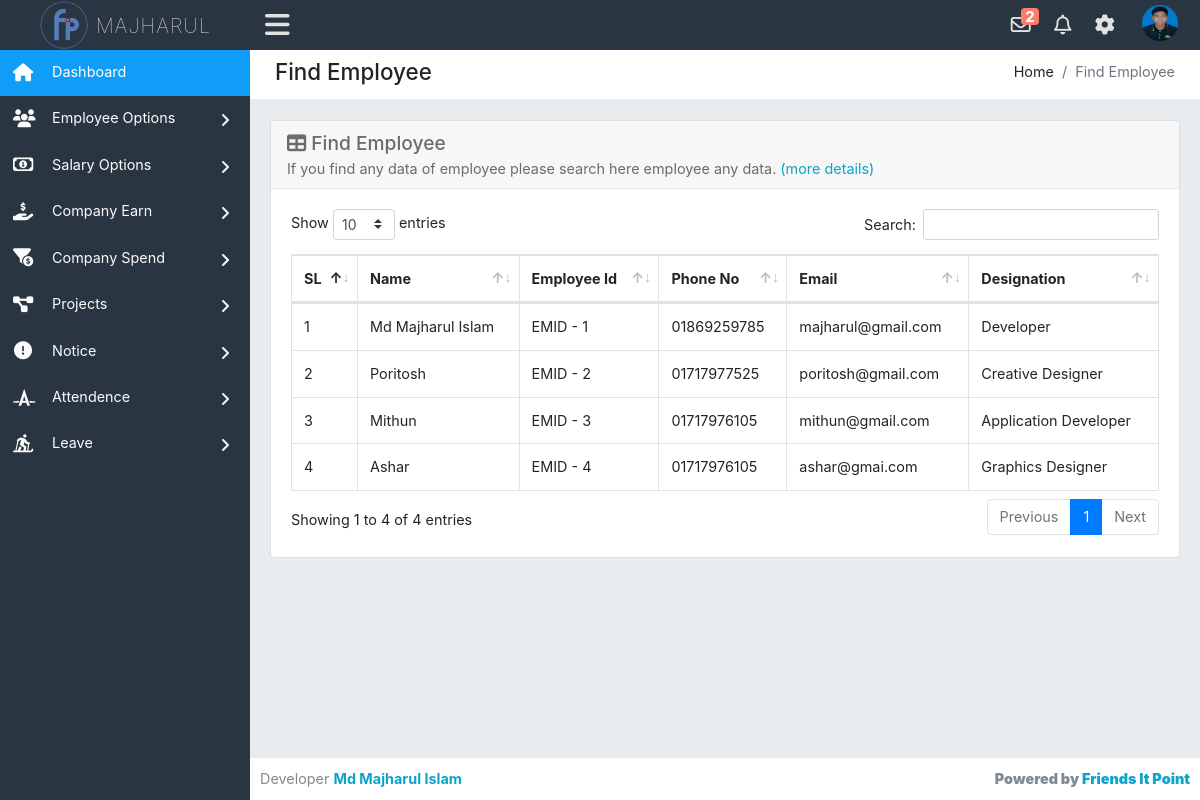
/admin/emfind.php (signed in), run on the app's committed database.
### tables this page shows
CREATE TABLE `employee_info` (
  `id` int(11) NOT NULL,
  `employee_id` int(50) NOT NULL,
  `emp_fullname` varchar(100) NOT NULL,
  `emp_mail` varchar(50) NOT NULL,
  `emp_phone` int(20) NOT NULL,
  `emp_designation` varchar(50) NOT NULL,
  `emp_salary` varchar(50) NOT NULL,
  `emp_address` varchar(100) NOT NULL,
  `emp_password` varchar(150) NOT NULL,
  `emp_bio` varchar(1000) NOT NULL,
  `profile_pic` varchar(50) NOT NULL,
  `register_timedate` timestamp NOT NULL DEFAULT current_timestamp(),
  `total_salary` varchar(100) NOT NULL
);

### admin/emfind.php (the view)
<?php require_once('header.php'); ?>
<div class="row">
    <div class="col-xl-12">
        <div class="breadcrumb-holder">
            <h1 class="main-title float-left">Find Employee</h1>
            <ol class="breadcrumb float-right">
                <li class="breadcrumb-item">Home</li>
                <li class="breadcrumb-item active">Find Employee</li>
            </ol>
            <div class="clearfix"></div>
        </div>
    </div>
</div>
<div class="row">
    <div class="col-xs-12 col-sm-12 col-md-12 col-lg-12 col-xl-12">
        <div class="card mb-3">
            <div class="card-header">
                <h3><i class="fas fa-table"></i> Find Employee</h3>
               	If you find any data of employee please search here employee any data.
                <a target="_blank" href="emAll.php">(more details)</a>
            </div>
            <div class="card-body">
                <div class="table-responsive">
                    <div id="dataTable_wrapper" class="dataTables_wrapper dt-bootstrap4 no-footer">
                    	<div class="row">
                    		<div class="col-sm-12">
                    			<table id="dataTable" class="table table-bordered table-hover display dataTable no-footer" style="width: 100%;" role="grid" aria-describedby="dataTable_info">
                        			<thead>
			                            <tr role="row">
			                            	<th class="sorting_asc" tabindex="0" aria-controls="dataTable" rowspan="1" colspan="1" aria-sort="ascending">SL
			                            	</th>
			                            	<th class="sorting" tabindex="0" aria-controls="dataTable" rowspan="1" colspan="1">Name
			                            	</th>
			                            	<th class="sorting" tabindex="0" aria-controls="dataTable" rowspan="1" colspan="1">Employee Id
			                            	</th>
			                            	<th class="sorting" tabindex="0" aria-controls="dataTable" rowspan="1" colspan="1">Phone No
			                            	</th>
			                            	<th class="sorting" tabindex="0" aria-controls="dataTable" rowspan="1" colspan="1">Email
			                            	</th>
			                            	<th class="sorting" tabindex="0" aria-controls="dataTable" rowspan="1" colspan="1">Designation
			                            	</th>
			                            </tr>
                        			</thead>
                    				<tbody>
                    					<?php
                    						$stm = $pdo->prepare('SELECT * FROM employee_info ORDER BY employee_id ASC');
                    						$stm->execute();
                    						$result = $stm->fetchAll(PDO::FETCH_ASSOC);
                    						$sl = 1;
                    						foreach($result as $row) :
                    					 ?>
				                    	<tr role="row">
				                    		<td><?php echo $sl;$sl++; ?></td>
				                    		<td><?php echo $row['emp_fullname']; ?></td>
				                    		<td>EMID - <?php echo $row['employee_id']; ?></td>
				                    		<td>0<?php echo $row['emp_phone']; ?></td>
				                    		<td><?php echo $row['emp_mail']; ?></td>
				                    		<td><?php echo $row['emp_designation']; ?></td>
				                    	</tr>
				                    <?php endforeach; ?>
				                    </tbody>
				                </table>
				            </div>
				        </div>
        			</div>
                </div>
            </div>
        </div>
    </div>
</div>
<?php require_once('footer.php'); ?>

### admin/header.php (shortened to what this page needs)
<?php require_once('../config.php'); ?>
<!DOCTYPE html>
<html lang="en">
<head>
    <link href="../assets/css/bootstrap.min.css" rel="stylesheet" type="text/css" />
    <link href="../assets/font-awesome/css/all.css" rel="stylesheet" type="text/css" />
    <link rel="stylesheet" href="../fancybox-master/dist/jquery.fancybox.min.css">
    <link rel="stylesheet" href="../livedatetime/clock.css">
    <link rel="stylesheet" href="../livedatetime/calendar.css">
    <link href='https://netdna.bootstrapcdn.com/font-awesome/3.2.1/css/font-awesome.css' rel='stylesheet' type='text/css'>
    <link rel="stylesheet" type="text/css" href="../assets/css/dataTables.bootstrap.min.css" />
    <link rel="stylesheet" type="text/css" href="../assets/plugins/datatables/datatables.min.css" />
    <link href="../assets/css/style.css" rel="stylesheet" type="text/css" />
</head>
<body class="adminbody">
    <div id="main">
        <div class="headerbar">
            <?php
                $stm = $pdo->prepare('SELECT * FROM admin_info WHERE admin_id=?');
                $stm->execute(array($_SESSION['logged_in']));
                $rslt = $stm->fetchAll(PDO::FETCH_ASSOC);
                foreach($rslt as $row) :
            ?>
            <div class="headerbar-left">
                <a href="index.php" class="logo">
                    <img alt="Logo" src="../assets/images/logo.png" />
                    <span><?php echo $row['admin_name']; ?></span>
                </a>
            </div>
            <nav class="navbar-custom">
                <ul class="list-inline float-right mb-0">
                    <li class="list-inline-item dropdown notif">
                        <a class="nav-link dropdown-toggle arrow-none" data-toggle="dropdown" href="#" aria-haspopup="false" aria-expanded="false">
                            <i class="far fa-envelope"></i>
                            <?php
                                $notify_s = $pdo->prepare('SELECT * FROM notification WHERE type=? AND status=? ORDER BY date DESC');
                                $notify_s->execute(array('salary','unread'));
                                $notify_result = $notify_s->fetchAll(PDO::FETCH_ASSOC);
                                if(count($notify_result) > 0 ) :
                             ?>
                            <span class="mycounter"><?php echo count($notify_result); ?></span>
                            <?php endif; ?>
                        </a>
                        <?php if(count($notify_result) > 0 ) :
                               foreach ($notify_result as $notifyr) :
                            ?>
                                    <?php
                                        $empname = $pdo->prepare('SELECT * FROM employee_info WHERE id=?');
                                        $empname->execute(array($notifyr['emp_id']));
                                        $emp_infos = $empname->fetchAll(PDO::FETCH_ASSOC);
                                     ?>
                        <?php endforeach; endif; ?>
                    </li>
                    <li class="list-inline-item dropdown notif">
                        <a class="nav-link dropdown-toggle arrow-none" data-toggle="dropdown" href="#" aria-haspopup="false" aria-expanded="false">
                            <i class="far fa-bell"></i>
                        </a>
                    </li>
                    <li class="list-inline-item dropdown notif">
                        <a class="nav-link dropdown-toggle arrow-none" data-toggle="dropdown" href="#" aria-haspopup="false" aria-expanded="false">
                            <i class="fas fa-cog"></i>
                        </a>
                    </li>
                    <li class="list-inline-item dropdown notif">
                        <a class="nav-link dropdown-toggle nav-user" data-toggle="dropdown" href="#" aria-haspopup="false" aria-expanded="false">
                            <?php if($row['admin_pic'] != 'avatar') : ?>
                            <img src="../uploads/<?php echo $row['admin_pic']; ?>" alt="Profile image" class="avatar-rounded">
                            <?php else : ?>
                            <img src="../assets/images/avatars/admin.png" alt="Profile image" class="avatar-rounded">
                        </a>
                        <?php endif; endforeach; ?>
                    </li>
                </ul>
                <ul class="list-inline menu-left mb-0">
                    <li class="float-left">
                        <button class="button-menu-mobile open-left">
                            <i class="fas fa-bars"></i>
                        </button>
                    </li>
                </ul>
            </nav>
        </div>
        <div class="left main-sidebar">
            <div class="sidebar-inner leftscroll">
                <div id="sidebar-menu">
                    <ul>
                        <li class="submenu">
                            <a class="active" href="index.php">
                                <i class="fas fa-home"></i>
                                <span> Dashboard </span>
                            </a>
                        </li>
                        <li class="submenu">
                            <a id="tables" href="#">
                                <i class="fas fa-users"></i>
                                <span> Employee Options </span>
                                <span class="menu-arrow"></span>
                            </a>
                        </li>
                        <li class="submenu">
                            <a id="tables" href="#">
                                <i class="far fa-money-bill-alt"></i>
                                <span> Salary Options </span>
                                <span class="menu-arrow"></span>
                            </a>
                        </li>
                        <li class="submenu">
                            <a id="tables" href="#">
                                <i class="fas fa-hand-holding-usd"></i>
                                <span> Company Earn </span>
                                <span class="menu-arrow"></span>
                            </a>
                        </li>
                        <li class="submenu">
                            <a id="tables" href="#">
                                <i class="fas fa-funnel-dollar"></i>
                                <span> Company Spend </span>
                                <span class="menu-arrow"></span>
                            </a>
                        </li>
                        <li class="submenu">
                            <a id="tables" href="#">
                                <i class="fas fa-project-diagram"></i>
                                <span> Projects </span>
                                <span class="menu-arrow"></span>
                            </a>
                        </li>
                        <li class="submenu">
                            <a id="tables" href="#">
                                <i class="fas fa-exclamation-circle"></i>
                                <span> Notice </span>
                                <span class="menu-arrow"></span>
                            </a>
                        </li>
                        <li class="submenu">
                            <a id="tables" href="#">
                                <i class="fab fa-autoprefixer"></i>
                                <span> Attendence </span>
                                <span class="menu-arrow"></span>
                            </a>
                        </li>
                        <li class="submenu">
                            <a id="tables" href="#">
                                <i class="fas fa-skiing-nordic"></i>
                                <span> Leave </span>
                                <span class="menu-arrow"></span>
                            </a>
                        </li>
                    </ul>
                </div>
            </div>
        </div>
        <div class="content-page">
            <div class="content">
                <div class="container-fluid">

### livedatetime/clock.css (style rules this page uses)
* { margin: 0; padding: 0; box-sizing: border-box; }

### data on the page
employee_info: emp_fullname "Md Majharul Islam", employee "1", emp_phone "1869259785", emp_mail "majharul@gmail.com", emp_designation "Developer"
employee_info: emp_fullname "Poritosh", employee "2", emp_phone "1717977525", emp_mail "poritosh@gmail.com", emp_designation "Creative Designer"
employee_info: emp_fullname "Mithun", employee "3", emp_phone "1717976105", emp_mail "mithun@gmail.com", emp_designation "Application Developer"
employee_info: emp_fullname "Ashar", employee "4", emp_phone "1717976105", emp_mail "ashar@gmai.com", emp_designation "Graphics Designer"

### other printed values
$row['admin_name'] "MAJHARUL"
count($notify_result) "2"
